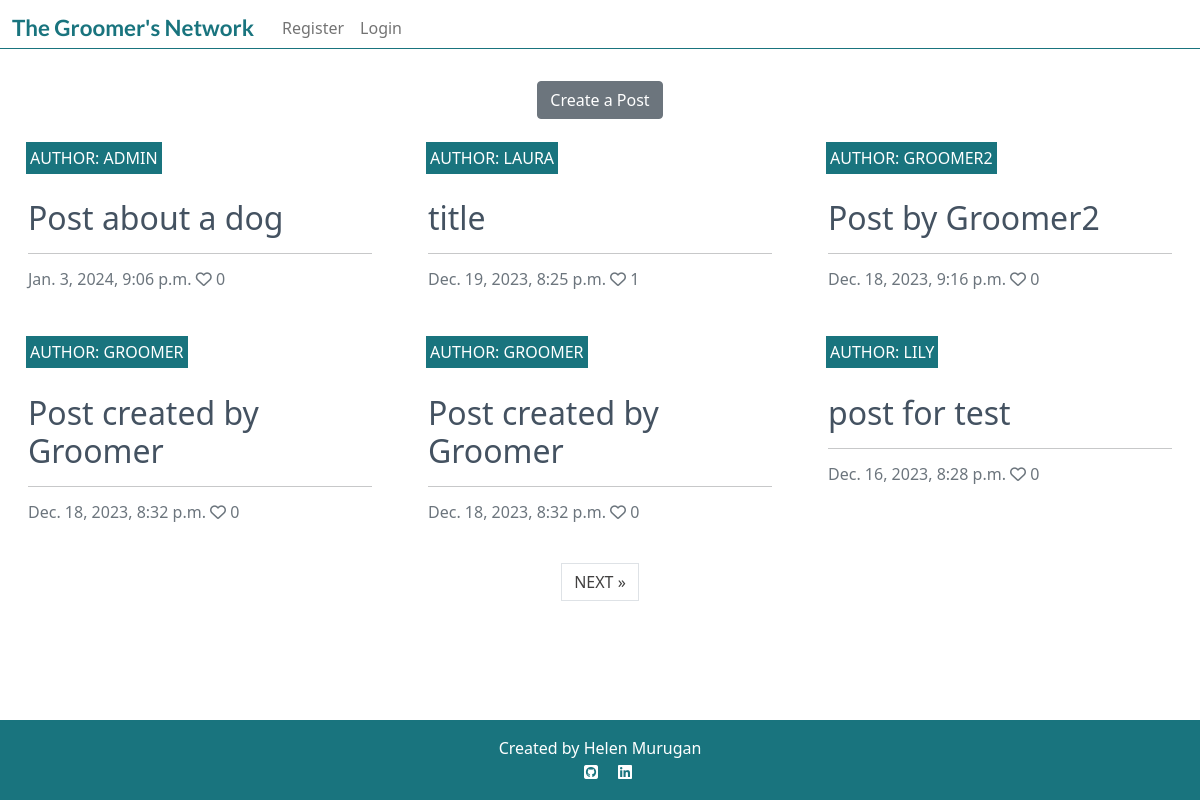
/posts/, run on the app's committed database.
### post/models.py (models this page shows, shortened)
class Post(models.Model):
    title = models.CharField(
        max_length=200,
        verbose_name="Title",
        )
    slug = models.SlugField(
        max_length=200,
        unique=True
        )
    author = models.ForeignKey(
        User,
        on_delete=models.CASCADE,
        related_name="post_posts"
    )
    content = models.TextField(
        blank=True,
        null=True,
    )
    featured_image = CloudinaryField(
        'image',
        default='placeholder'
        )
    created_on = models.DateTimeField(
        auto_now_add=True
        )
    updated_on = models.DateTimeField(
        auto_now=True
        )
    likes = models.ManyToManyField(
        User,
        related_name='post_likes',
        blank=True,
        )
    class Meta:
        ordering = ["-created_on"]
    def number_of_likes(self):
        return self.likes.count()

### post/views.py (the view)
# urls.py: path("", views.PostList.as_view(), name="home"),
class PostList(generic.ListView):
    model = Post
    queryset = Post.objects.order_by("-created_on")
    template_name = "index.html"
    paginate_by = 6

### templates/index.html (shortened to what this page needs)
{% extends "base.html" %}
{% block content %}
<div class="container-fluid">
    <div class="text-center">
        <a href="{% url 'post_create' %}" class="btn btn-secondary mt-4">Create a Post</a>
    </div>
    <div class="row">
        <div class="col-12 mt-3 left">
            <div class="row">
                {% for post in post_list %}
                <div class="col-md-4">
                    <div class="card mb-4">
                        <div class="card-body">
                            <div class="image-container">
                                <div class="image-flash">
                                    <p class="author">Author: {{ post.author }}</p>
                                </div>
                            </div>
                            <a href="{% url 'post_detail' post.slug  %}" class="post-link">
                                <h2 class="card-title">{{ post.title }}</h2>
                            </a>
                            <hr />
                            <p class="card-text text-muted h6">{{ post.created_on}} <i class="far fa-heart"></i>
                                {{ post.number_of_likes }}</p>
                        </div>
                    </div>
                </div>
                {% if forloop.counter|divisibleby:3 %}
            </div>
            <div class="row">
                {% endif %}
                {% endfor %}
            </div>
        </div>
    </div>
    {% if is_paginated %}
    <nav aria-label="Page navigation">
        <ul class="pagination justify-content-center">
            {% if page_obj.has_next %}
            <li><a href="?page={{ page_obj.next_page_number }}" class="page-link"> NEXT &raquo;</a></li>
            {% endif %}
        </ul>
    </nav>
    {% endif %}
</div>
{%endblock%}

### static/css/style.css (style rules this page uses)
.card { border: none; background-color: transparent; }
.image-container { position: relative; }
.image-flash { position: absolute; bottom: 5%; min-width: 30%; left: -2px; background-color: #19747E; }
.author { color: white; margin: 4px; text-transform: uppercase; }
.post-link { text-decoration: none; color: #445261; margin-left: 4px; }
.post-link:hover, .page-link { color: #414040; }

### data on the page
Post: author "ADMIN", title "Post about a dog", created_on "Jan. 3, 2024, 9:06 p.m.", number_of_likes "0"
Post: author "LAURA", title "title", created_on "Dec. 19, 2023, 8:25 p.m.", number_of_likes "1"
Post: author "GROOMER2", title "Post by Groomer2", created_on "Dec. 18, 2023, 9:16 p.m.", number_of_likes "0"
Post: author "GROOMER", title "Post created by Groomer", created_on "Dec. 18, 2023, 8:32 p.m.", number_of_likes "0"
Post: author "GROOMER", title "Post created by Groomer", created_on "Dec. 18, 2023, 8:32 p.m.", number_of_likes "0"
Post: author "LILY", title "post for test", created_on "Dec. 16, 2023, 8:28 p.m.", number_of_likes "0"
